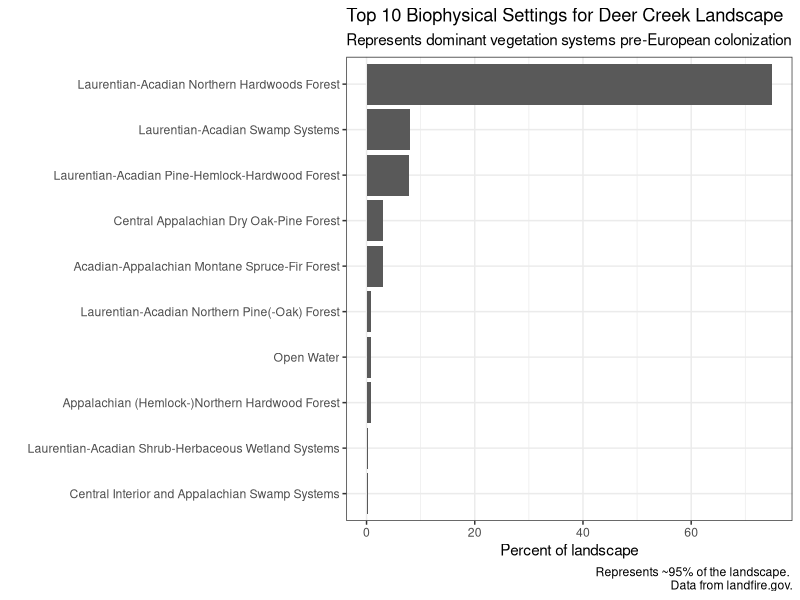
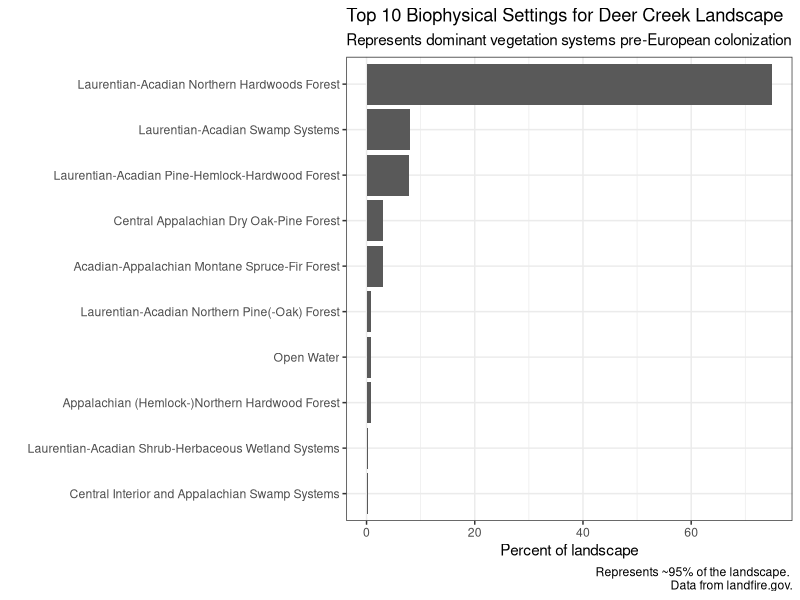

Write R code to recreate these figures, in order.


## simple bar chart
library(tidyverse)


# read bps attribute table .csv and summarize
bpsname <- read.csv(file = "data/bps_aoi_attributes.csv") %>%
  group_by(BPS_NAME) %>%
  summarize(acres = sum(acres),
            hectare = sum(hectare),
            rel_percent = sum(rel_percent)) %>%
  arrange(desc(rel_percent)) %>%
  top_n(n = 10, wt = rel_percent)

# plot
bpsChart <- 
  ggplot(data = bpsname, aes(x = BPS_NAME, y = rel_percent)) +
  geom_bar(stat = "identity") +
  labs(
    title = "Top 10 Biophysical Settings for Deer Creek Landscape",
    subtitle = "Represents dominant vegetation systems pre-European colonization",
    caption = "Represents ~95% of the landscape. \nData from landfire.gov.",
    x = "",
    y = "Percent of landscape") +
  scale_x_discrete(limits = rev(bpsname$BPS_NAME)) +
  coord_flip() +
  theme_bw()

bpsChart

# if the plot looks good, save it
ggsave("charts/bpsChart.png", width = 12, height = 5)

